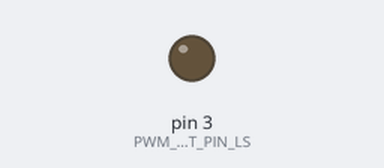
This sketch was run on a simulated Arduino Uno, built with avr-gcc and run on an emulated ATmega328P. Parts: output pins drawn as LEDs (lit = HIGH). Pins used as bus, display or sensor lines are not drawn; what the sketch prints to the serial monitor is not drawn.

Above: at 2.5 s.
At 18.8 s:
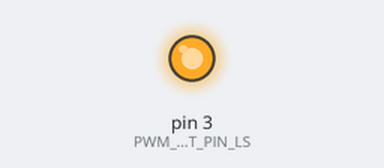
Timing chart, 0 to 85.2 s (numbered marks = the images above):
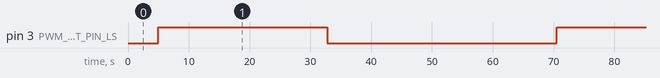

Measured:
- by itself, pin 3 (PWM_OUTPUT_PIN_LS): alternates HIGH for 27.8 s and LOW for 37.8 s

The sketch:

PWMexample.ino
```cpp
#define PWM_OUTPUT_PIN_LS 3
#define PWM_OUTPUT_PIN_RS 5
#define MAX_DUTY_CYCLE 255

bool dir = 0;
void setup() {
  Serial.begin(9600);
}

void loop() {
  int time = millis();
  Serial.println(time);
  if (time > 5000)
  {
  analogWrite(PWM_OUTPUT_PIN_LS, 255);
  analogWrite(PWM_OUTPUT_PIN_RS, 0);
  }
  else
  {
    analogWrite(PWM_OUTPUT_PIN_LS, 0);
    analogWrite(PWM_OUTPUT_PIN_RS, 255);
  }

}
```
